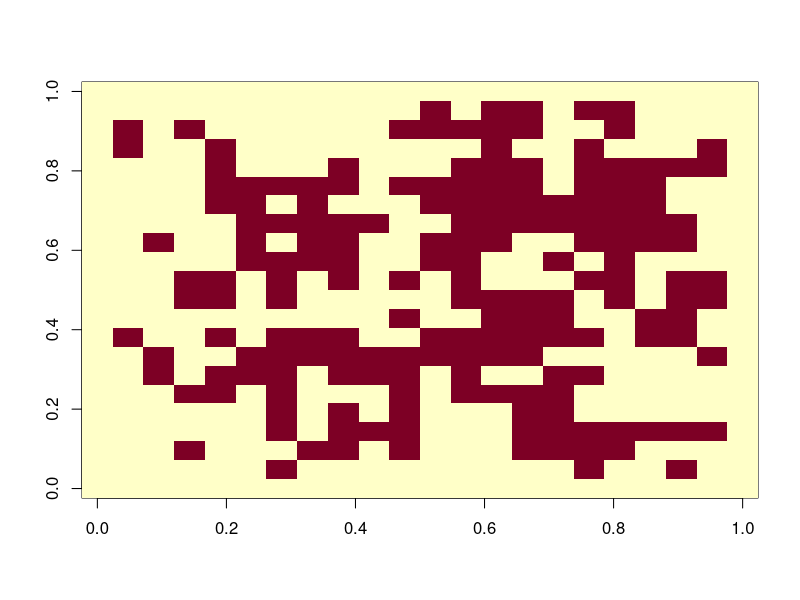

Here is the R script that generated this plot:
## ---- chunk 1
d <- 20
map <- matrix(0, d+2, d+2)
alpha0 <-4
alpha1 <- -2
beta <- 1/2
n_sim <- 5000
results <- array(0, dim = c(n_sim, d + 2, d + 2))
burnin <- 1000


## Gibbs
for (sim in (1:n_sim)){
for (i in (2:(d+1))){
  for (j in(2:(d+1))){
    eta <- (beta* (alpha0 +alpha1*(map[i+1, j] + map[i, j+1] + map[i-1, j] + map[i, j-1]) ))
    map[i, j] <- rbinom(1, 1, 1 / (1 + exp(eta)) )
  }
}
results[sim, ,] <- map
}


neighbor_sum <- function(matrix){
  d <- length(matrix[1,])
  sum_all <- 0 
  for (i in (2:(d-1))){
    for (j in (2:(d-1))){
      neighbors <- matrix[i+1, j] + matrix[i, j+1] + matrix[i-1, j] + matrix[i, j-1]
      sum_all <- sum_all + neighbors*matrix[i, j]
    }
  }
  return(sum_all)
}

mean(apply(results[burnin:length(results[,1,1]), , ], 1, sum))
mean(apply(results[burnin:length(results[,1,1]), , ], 1, neighbor_sum))
image(results[1000,,])
## ---- chunk 2
gibbs_simulation <- function(n_sim, d, alpha0, alpha1, beta, burnin){
  map <- matrix(0, d+2, d+2)
  for (sim in (1:n_sim)){
  for (i in (2:(d+1))){
    for (j in(2:(d+1))){
      eta <- (beta* (alpha0 +alpha1*(map[i+1, j] + map[i, j+1] + map[i-1, j] + map[i, j-1]) ))
    map[i, j] <- rbinom(1, 1, 1 / (1 + exp(eta)) )
  }
}
results[sim, ,] <- map
  }
  return (results[burnin:length(burnin[1, , ])])
}

